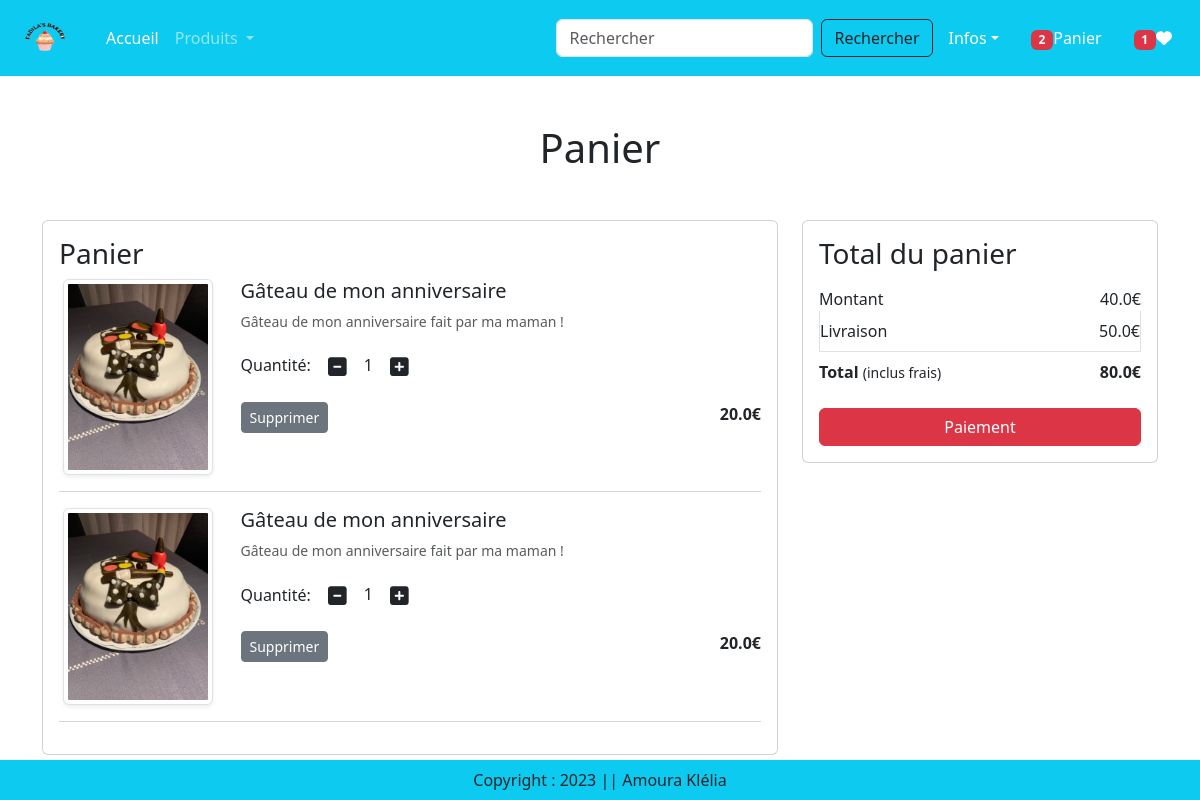
The app's page /cart/ (signed in) with its own data.
### app/models.py (models this page shows, shortened)
class Cart(models.Model):
    user = models.ForeignKey(User,on_delete=models.CASCADE)
    product = models.ForeignKey(Product,on_delete=models.CASCADE)
    quantity = models.PositiveIntegerField(default=1)

class Product(models.Model):
    title = models.CharField(max_length=100)
    selling_price = models.FloatField()
    discounted_price = models.FloatField()
    description = models.TextField()
    composition = models.TextField(default='')
    prodapp = models.TextField(default='')
    category = models.CharField(choices=CATEGORY_CHOICES, max_length=2)
    product_image = models.ImageField(upload_to='product')

### app/views.py (the view)
# urls.py: path('cart/', views.show_cart, name="showcart"),
@login_required
def show_cart(request):
    user = request.user
    cart = Cart.objects.filter(user=user)
    amount = 0
    for p in cart:
        value = p.quantity * p.product.discounted_price
        amount = amount + value
    totalamount = amount + 40
    totalitem = 0
    wishitem = 0
    if request.user.is_authenticated:
        totalitem = len(Cart.objects.filter(user=request.user))
        wishitem = len(Wishlist.objects.filter(user=request.user))
    return render(request, 'app/addtocart.html', locals())

### app/templates/app/addtocart.html (shortened to what this page needs)
{% extends 'app/base.html' %}
{% load static %}
{% block main-content %}
<div class="container my-5">
    <div class="row">
        {% if cart %}
        <h1 class="text-center mb-5">Panier</h1>
        <div class="col-sm-8">
            <div class="card">
                <div class="card-body">
                    <h3>Panier</h3>
                    {% for item in cart %}
                    <div class="row">
                        <div class="col-sm-3 text-center align-self-center"><img src="{{ item.product.product_image.url }}" alt="" srcset="" class="img-fluid img-thumbnail shadow-sm" height="150" width="150"></div>
                        <div class="col-sm-9">
                            <div>
                        <h5>{{ item.product.title }}</h5>
                        <p class="mb-2 text-muted small">{{ item.product.description }}</p>
                        <div class="my-3">
                            <label for="quantity">Quantité:</label>
                            <a class="minus-cart btn" pid={{ item.product.id }}><i class="fas fa-minus-square fa-lg"></i></a>
                            <span id="quantity">{{ item.quantity }}</span>
                            <a class="plus-cart btn" pid={{ item.product.id }}><i class="fas fa-plus-square fa-lg"></i></a>
                        </div>
                    <div class="d-flex justify-content-between">
                        <a href="#" class="remove-cart btn btn-sm btn-secondary mr-3" pid={{ item.product.id }}>Supprimer</a>
                        <p class="mb-0"><span><strong>{{ item.product.discounted_price }}€</strong></span></p>
                    </div>
                </div>
            </div>
        </div>
                    <hr class="text-muted">
                    {% endfor %}
    </div>
</div>
        </div>
    <div class="col-sm-4">
        <div class="card">
            <div class="card-body">
                <h3>Total du panier</h3>
                <ul class="list-group">
                    <li class="list-group-item d-flex justify-content-between align-items-center border-0 px-0 pb-0">Montant<span id="amount">{{ amount }}€</span></li>
                    <li class="list-group-item d-flex justify-content-between align-items-center px-0">Livraison<span>50.0€</span></li>
                    <li class="list-group-item d-flex justify-content-between align-items-center border-0 px-0 mb-3">
                    <div>
                        <strong>Total</strong> <small>(inclus frais)</small>
                    </div>
                        <span id="totalamount"><strong>{{ totalamount }}€</strong></span>
                    </li>
                </ul>
                <div class="d-grid"><a href="{% url 'checkout' %}" class="btn btn-danger">Paiement</a></div>
            </div>
        </div>
    </div>
    {% else %}
    <h1 class="text-center mb-5">Votre panier est vide</h1>
    {% endif %}
    </div>
</div>
{% endblock main-content %}

### records on screen
Cart: product.product_image (picture), product "Gâteau de mon anniversaire", product.description "Gâteau de mon anniversaire fait par ma maman !", quantity "1", product.discounted_price "20.0"
Cart: product.product_image (picture), product "Gâteau de mon anniversaire", product.description "Gâteau de mon anniversaire fait par ma maman !", quantity "1", product.discounted_price "20.0"

### other values on screen
{{ totalitem }} "2"
{{ wishitem }} "1"
{{ amount }} "40.0"
{{ totalamount }} "80.0"
